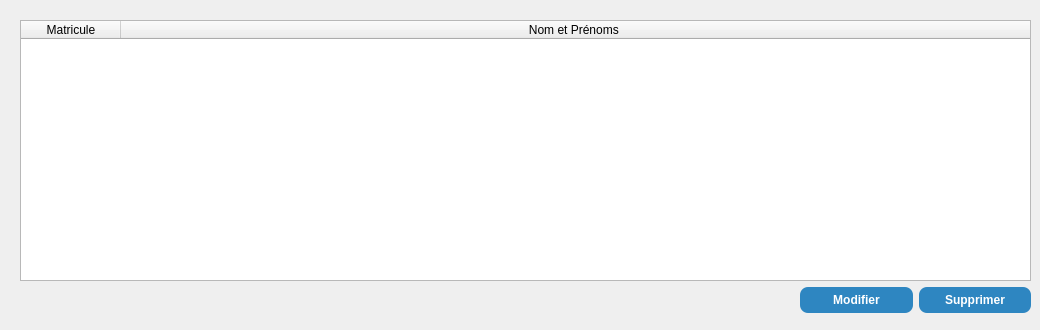
           <widget class="QWidget" name="pageEtudiants">
            <widget class="QTableWidget" name="tableEtudiants">
             <property name="geometry">
              <rect>
               <x>20</x>
               <y>20</y>
               <width>1011</width>
               <height>261</height>
              </rect>
             </property>
             <property name="accessibleName">
              <string/>
             </property>
             <property name="columnCount">
              <number>2</number>
             </property>
             <attribute name="horizontalHeaderCascadingSectionResizes">
              <bool>false</bool>
             </attribute>
             <attribute name="horizontalHeaderShowSortIndicator" stdset="0">
              <bool>false</bool>
             </attribute>
             <attribute name="horizontalHeaderStretchLastSection">
              <bool>true</bool>
             </attribute>
             <attribute name="verticalHeaderCascadingSectionResizes">
              <bool>false</bool>
             </attribute>
             <column>
              <property name="text">
               <string>Matricule</string>
              </property>
             </column>
             <column>
              <property name="text">
               <string>Nom et Prénoms </string>
              </property>
             </column>
            </widget>
            <widget class="QWidget" name="horizontalLayoutWidget">
             <property name="geometry">
              <rect>
               <x>800</x>
               <y>280</y>
               <width>231</width>
               <height>41</height>
              </rect>
             </property>
             <layout class="QHBoxLayout" name="horizontalLayout_22">
              <item>
               <widget class="QPushButton" name="btn_modifier">
                <property name="styleSheet">
                 <string notr="true">background-color: #2E86C1;
color: white;
font-weight: bold;
border-radius: 8px;
padding: 6px;
</string>
                </property>
                <property name="text">
                 <string>Modifier</string>
                </property>
               </widget>
              </item>
              <item>
               <widget class="QPushButton" name="btn_supprimer">
                <property name="styleSheet">
                 <string notr="true">background-color: #2E86C1;
color: white;
font-weight: bold;
border-radius: 8px;
padding: 6px;
</string>
                </property>
                <property name="text">
                 <string>Supprimer</string>
                </property>
               </widget>
              </item>
             </layout>
            </widget>
           </widget>
